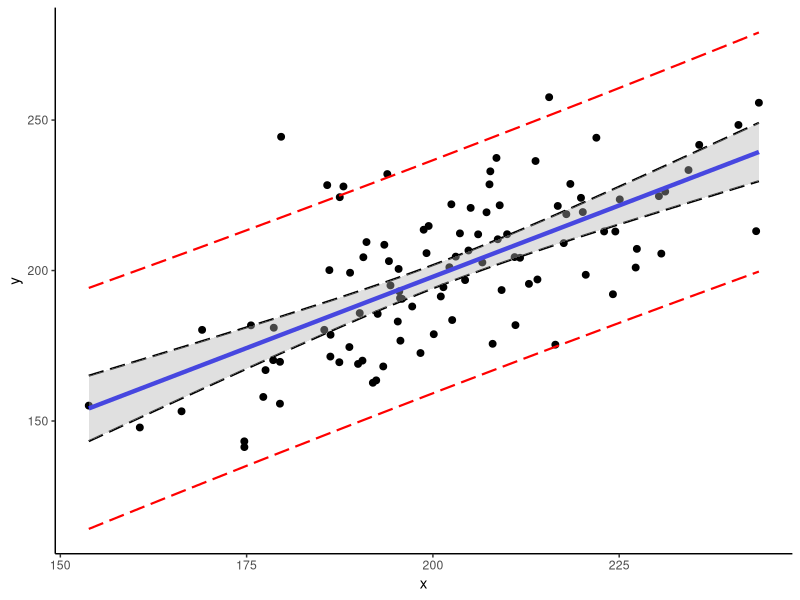
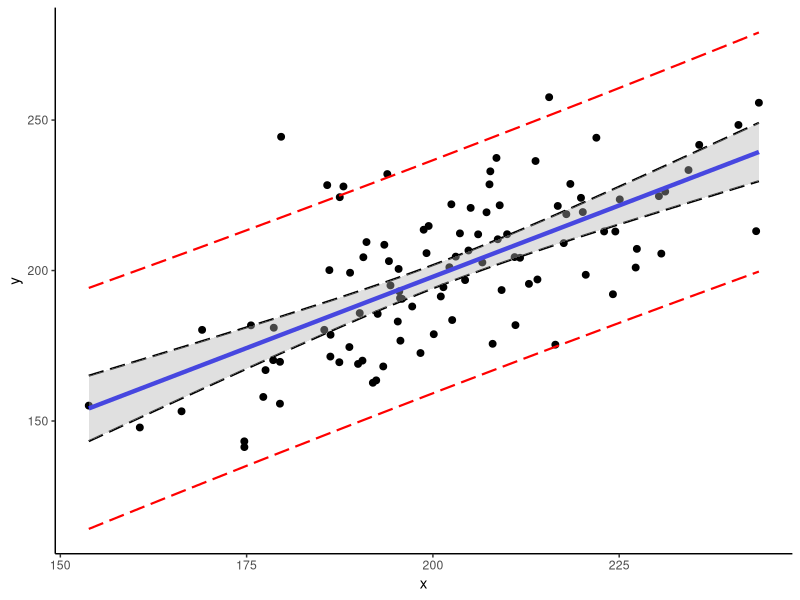

R code for these plots, in order:
set.seed(123)
x <- rnorm(100, 200, 20)
y <- x + rnorm(100, 0, 20)
library(ggplot2)
mod <- lm(y ~ x)
ci <- as.data.frame(cbind(x, predict(mod, interval = "confidence")))
pi <- as.data.frame(cbind(x, predict(mod, interval = "prediction")))
df <- data.frame(x, y)
ggplot(df, aes(x, y)) +
  geom_point(size = 2) +
  geom_line(data = ci, aes(y = fit), colour = "blue", size = 1.5) +
  geom_line(data = ci, aes(y = lwr), linetype = "longdash", size = .75) +
  geom_line(data = ci, aes(y = upr), linetype = "longdash", size = .75) +
  geom_ribbon(data = ci, aes(ymin = lwr, ymax = upr), linetype = 2, alpha = 0.4, fill = "gray70") +
  geom_line(data = pi, aes(y = lwr), linetype = "longdash", size = .75, colour = "red") +
  geom_line(data = pi, aes(y = upr), linetype = "longdash", size = .75, colour = "red") +
  theme_classic()
ggsave("PIxCI.png", width = 158, height = 93, units = "mm")